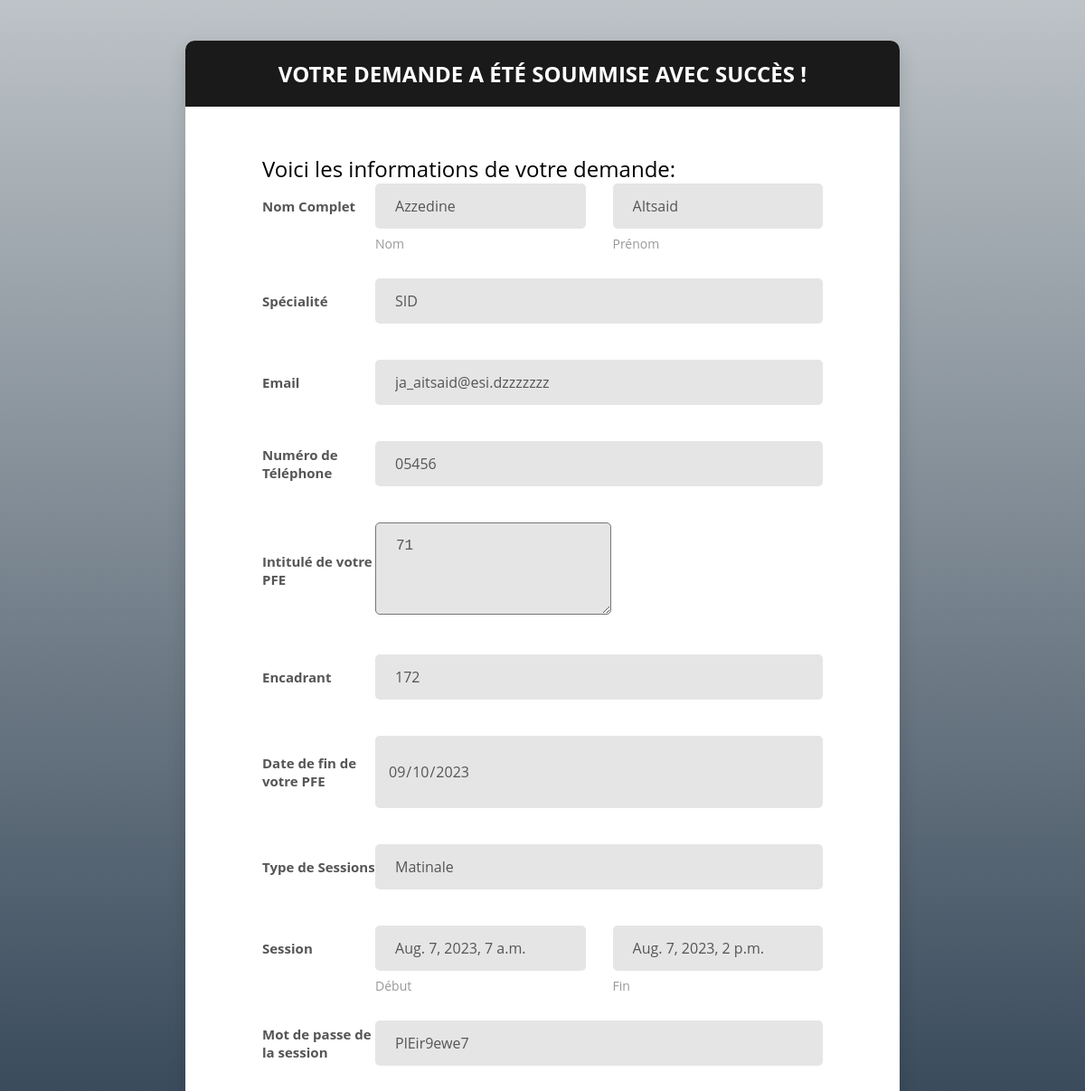
/success/26, run on the app's committed database.
### app/models.py (models this page shows, shortened)
class Etudiant(models.Model):
    SPECIALITY_CHOICES = (
        ('SIQ', 'SIQ'),
        ('SID', 'SID'),
        ('SIL', 'SIL'),
        ('SIT', 'SIT'),
    )
    nom = models.CharField(max_length=100)
    prenom = models.CharField(max_length=100)
    specialite = models.CharField(max_length=3, choices=SPECIALITY_CHOICES)
    email = models.EmailField()
    telephone = models.CharField(max_length=15)
    intitule_pfe = models.TextField()
    encadrant = models.CharField(max_length=100)
    date_fin_pfe = models.DateField()
    password = models.CharField(max_length=100, blank=True)
    nb_infractions = models.IntegerField(default=0)
    is_banned = models.BooleanField(default=False)

class SessionRequest(models.Model):
    SessionRequestStatus = (
        ('Nouvelle', 'Nouvelle'),
        ('Redemande', 'Redemande'),
    )
    SESSION_CHOICES = (
        ('Matinale', '7:00 - 14:00'),
        ('Après-midi', '14:30 - 23:59'),
    )
    SESSION_STATUS_CHOICES = (
    ('En attente', 'En attente'),
    ('Active', 'Active'),
    ('Complète', 'Complète'),
)
    status = models.CharField(max_length=20, choices=SESSION_STATUS_CHOICES, default='En attente')
    etudiant = models.ForeignKey('Etudiant', on_delete=models.CASCADE)
    date_demande = models.DateTimeField(auto_now_add=True)
    date_debut = models.DateTimeField(null=True,blank=True)
    date_fin = models.DateTimeField(null=True,blank=True)
    password = models.CharField(max_length=100, blank=True)
    type = models.CharField(max_length=10, choices=SessionRequestStatus, default='Nouvelle')
    session_choice = models.CharField(max_length=10, choices=SESSION_CHOICES)
    celery_task_id = models.CharField(max_length=255, blank=True, null=True)

### app/views.py (the view)
# urls.py: path('success/<int:id>', views.success_session_request, name='success_session_request'),
def success_session_request(request,id):
    session_request = SessionRequest.objects.get(pk=id)
    etudiant = session_request.etudiant
    return render(request, 'app/success.html', {'session_request': session_request,'etudiant':etudiant})

### app/templates/app/success.html (shortened to what this page needs)
{% load static %}
<!DOCTYPE html>
<html lang="en">
<head>
    <link href="{% static 'vendor/mdi-font/css/material-design-iconic-font.min.css' %}" rel="stylesheet" media="all">
    <link href="{% static 'vendor/font-awesome-4.7/css/font-awesome.min.css' %}" rel="stylesheet" media="all">
    <link href="{% static 'vendor/select2/select2.min.css' %}" rel="stylesheet" media="all">
    <link href="{% static 'vendor/datepicker/daterangepicker.css' %}" rel="stylesheet" media="all">
    <link href="{% static 'css/main.css' %}" rel="stylesheet" media="all">
</head>
<body>
    <div class="page-wrapper bg-gra-01 p-t-45 p-b-50">
        <div class="wrapper wrapper--w790">
            <div class="card card-5">
                <div class="card-heading">
                    <h2 class="title">Votre demande a été soummise avec succès !</h2>
                </div>
                <div class="card-body">
                    <form method="POST" enctype="multipart/form-data">
                        <h3>Voici les informations de votre demande:</h3>
                        <div class="form-row m-b-55">
                            <div class="name">Nom Complet</div>
                            <div class="value">
                                <div class="row row-space">
                                    <div class="col-2">
                                        <div class="input-group-desc">
                                            <input class="input--style-5" type="text" name="nom" value="{{etudiant.nom}}" readonly>
                                            <label class="label--desc">Nom</label>
                                        </div>
                                    </div>
                                    <div class="col-2">
                                        <div class="input-group-desc">
                                            <input class="input--style-5" type="text" name="prenom" value="{{etudiant.prenom}}" readonly>
                                            <label class="label--desc">Prénom</label>
                                        </div>
                                    </div>
                                </div>
                            </div>
                        </div>
                        <div class="form-row">
                            <div class="name">Spécialité</div>
                            <div class="value">
                                <div class="input-group">
                                    <div class="rs-select2 js-select-simple select--no-search">
                                        <input class="input--style-5" type="text" name="specialité" value="{{etudiant.specialite}}" readonly>
                                    </div>
                                </div>
                            </div>
                        </div>
                        <div class="form-row">
                            <div class="name">Email</div>
                            <div class="value">
                                <div class="input-group">
                                    <input class="input--style-5" type="email" name="email" value="{{etudiant.email}}" readonly>
                                </div>
                            </div>
                        </div>
                        <div class="form-row">
                            <div class="name">Numéro de Téléphone</div>
                            <div class="value">
                                        <div class="input-group-desc">
                                            <input class="input--style-5" type="text" name="telephone" value="{{etudiant.telephone}}" readonly>
                                        </div>
                            </div>
                        </div>
                        <div class="form-row">
                            <div class="name">Intitulé de votre PFE</div>
                            <div class="value">
                                        <div class="input-group-desc">
                                            <textarea class="input--style-5" type="text" name="intitule" readonly>{{etudiant.intitule_pfe}} </textarea>
                                        </div>
                            </div>
                        </div>
                        <div class="form-row">
                            <div class="name">Encadrant</div>
                            <div class="value">
                                        <div class="input-group-desc">
                                            <input class="input--style-5" type="text" name="encadrant" value="{{etudiant.encadrant}}" readonly>
                                        </div>
                            </div>
                        </div>
                        <div class="form-row">
                            <div class="name">Date de fin de votre PFE</div>
                            <div class="value">
                                        <div class="input-group-desc">
                                            <input class="input--style-5" type="date" name="date_fin" readonly value="{{etudiant.date_fin_pfe|date:'Y-m-d'}}">
                                        </div>
                            </div>
                        </div>
                        <div class="form-row">
                            <div class="name">Type de Sessions</div>
                            <div class="value">
                                        <div class="input-group-desc">
                                            <input class="input--style-5" type="text" name="encadrant" value="{{session_request.session_choice}}" readonly>
                                        </div>
                            </div>
                        </div>
                        <div class="form-row m-b-55">
                            <div class="name">Session</div>
                            <div class="value">
                                <div class="row row-space">
                                    <div class="col-2">
                                        <div class="input-group-desc">
                                            <input class="input--style-5" type="text" value="{{session_request.date_debut}}" readonly>
                                            <label class="label--desc">Début</label>
                                        </div>
                                    </div>
                                    <div class="col-2">
                                        <div class="input-group-desc">
                                            <input class="input--style-5" type="text" name="prenom" value="{{session_request.date_fin}}" readonly>
                                            <label class="label--desc">Fin</label>
                                        </div>
                                    </div>
                                </div>
                            </div>
                        </div>
                        <div class="form-row">
                            <div class="name">Mot de passe de la session</div>
                            <div class="value">
                                        <div class="input-group-desc">
                                            <input class="input--style-5" type="text" value="{{session_request.password}}" readonly>
                                        </div>
                            </div>
                        </div>
                    </form>
                </div>
            </div>
        </div>
    </div>
</body>
</html>

### app/static/css/main.css (style rules this page uses)
.row { display: -webkit-box; display: -webkit-flex; display: -moz-box; display: -ms-flexbox; display: flex; -webkit-flex-wrap: wrap; -ms-flex-wrap: wrap; flex-wrap: wrap; }
.row .col-2:last-child .input-group-desc { margin-bottom: 0; }
.row-space { -webkit-box-pack: justify; -webkit-justify-content: space-between; -moz-box-pack: justify; -ms-flex-pack: justify; justify-content: space-between; }
.col-2 { width: -webkit-calc((100% - 30px) / 2); width: -moz-calc((100% - 30px) / 2); width: calc((100% - 30px) / 2); }
.form-row { display: -webkit-box; display: -webkit-flex; display: -moz-box; display: -ms-flexbox; display: flex; -webkit-flex-wrap: wrap; -ms-flex-wrap: wrap; flex-wrap: wrap; -webkit-box-align: center; -webkit-align-items: center; -moz-box-align: center; -ms-flex-align: center; align-items: center; margin-bottom: 40px; }
.form-row .name { width: 125px; color: #555; font-size: 15px; font-weight: 700; }
.form-row .value { width: -webkit-calc(100% - 125px); width: -moz-calc(100% - 125px); width: calc(100% - 125px); }
html { -webkit-box-sizing: border-box; -moz-box-sizing: border-box; box-sizing: border-box; }
* { padding: 0; margin: 0; }
*, *:before, *:after { -webkit-box-sizing: inherit; -moz-box-sizing: inherit; box-sizing: inherit; }
body, h1, h2, h3, h4, h5, h6, blockquote, p, pre, dl, dd, ol, ul, figure, hr, fieldset, legend { margin: 0; padding: 0; }
.page-wrapper { min-height: 100vh; }
body { font-family: "Open Sans", "Arial", "Helvetica Neue", sans-serif; font-weight: 400; font-size: 14px; }
h1, h2, h3, h4, h5, h6 { font-weight: 400; }
h2 { font-size: 30px; }
h3 { font-size: 24px; }
.bg-gra-01 { background: -webkit-gradient(linear, left bottom, left top, from(#2c3e50), to(#bdc3c7)); background: -webkit-linear-gradient(bottom, #2c3e50 0%, #bdc3c7 100%); background: -moz-linear-gradient(bottom, #2c3e50 0%, #bdc3c7 100%); background: -o-linear-gradient(bottom, #2c3e50 0%, #bdc3c7 100%); background: linear-gradient(to top, #2c3e50 0%, #bdc3c7 100%); }
.p-t-45 { padding-top: 45px; }
.p-b-50 { padding-bottom: 50px; }
.m-b-55 { margin-bottom: 55px; }
.wrapper { margin: 0 auto; }
.wrapper--w790 { max-width: 790px; }
input[type="date" i] { padding: 14px; }
input { outline: none; margin: 0; border: none; -webkit-box-shadow: none; -moz-box-shadow: none; box-shadow: none; width: 100%; font-size: 14px; font-family: inherit; }
.input--style-5 { background: #e5e5e5; line-height: 50px; -webkit-border-radius: 5px; -moz-border-radius: 5px; border-radius: 5px; padding: 0 22px; font-size: 16px; color: #555; }
.input-group-desc { position: relative; }
.input-group { position: relative; margin: 0; }
.label--desc { position: absolute; text-transform: capitalize; display: block; color: #999; font-size: 14px; margin: 0; margin-top: 7px; left: 0; }
.title { font-size: 24px; text-transform: uppercase; font-weight: 700; text-align: center; color: #fff; }
.card { -webkit-border-radius: 3px; -moz-border-radius: 3px; border-radius: 3px; background: #fff; }
.card-5 { background: #fff; -webkit-border-radius: 10px; -moz-border-radius: 10px; border-radius: 10px; -webkit-box-shadow: 0px 8px 20px 0px rgba(0, 0, 0, 0.15); -moz-box-shadow: 0px 8px 20px 0px rgba(0, 0, 0, 0.15); box-shadow: 0px 8px 20px 0px rgba(0, 0, 0, 0.15); }
.card-5 .card-heading { padding: 20px 0; background: #1a1a1a; -webkit-border-top-left-radius: 10px; -moz-border-radius-topleft: 10px; border-top-left-radius: 10px; -webkit-border-top-right-radius: 10px; -moz-border-radius-topright: 10px; border-top-right-radius: 10px; }
.card-5 .card-body { padding: 52px 85px; padding-bottom: 73px; }

### data on the page
Etudiant: nom "Azzedine", prenom "AItsaid", specialité "SID", email "ja_aitsaid@esi.dzzzzzzz", telephone "05456", intitule "71", encadrant "172", date_fin "09/10/2023"
SessionRequest: encadrant "Matinale", date_debut "Aug. 7, 2023, 7 a.m.", prenom "Aug. 7, 2023, 2 p.m.", password "PlEir9ewe7"
